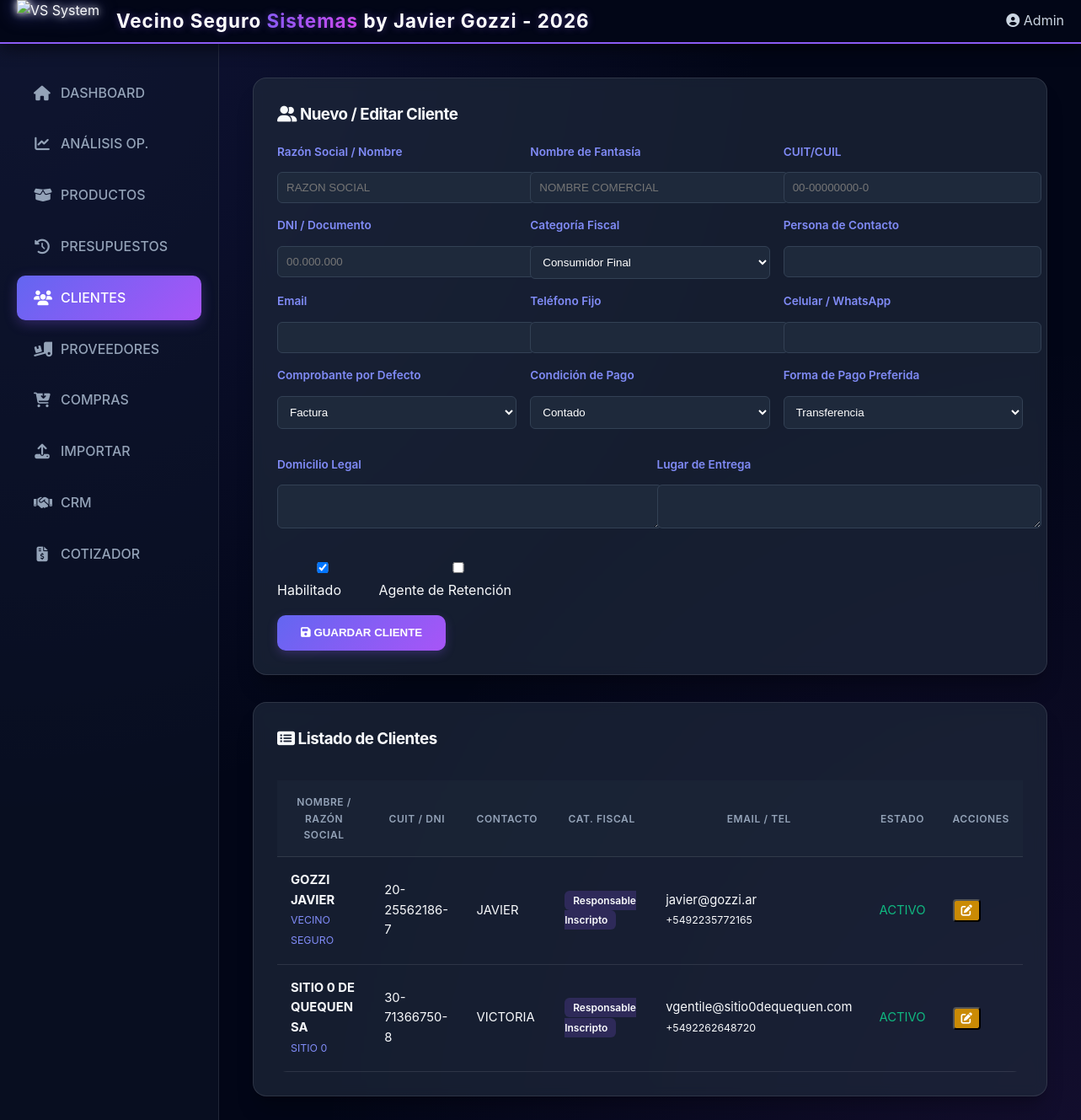
The page /clientes.php (signed in) on the database its author committed.
### tables this page shows
CREATE TABLE `entities` (
  `id` int(11) NOT NULL AUTO_INCREMENT,
  `type` enum('client','provider','supplier') NOT NULL,
  `tax_id` varchar(20) DEFAULT NULL,
  `document_number` varchar(20) DEFAULT NULL,
  `name` varchar(200) NOT NULL,
  `fantasy_name` varchar(200) DEFAULT NULL,
  `contact_person` varchar(100) DEFAULT NULL,
  `tax_category` enum('Responsable Inscripto','Monotributo','Exento','No Aplica') DEFAULT 'No Aplica',
  `email` varchar(100) DEFAULT NULL,
  `phone` varchar(50) DEFAULT NULL,
  `mobile` varchar(50) DEFAULT NULL,
  `address` text DEFAULT NULL,
  `delivery_address` text DEFAULT NULL,
  `payment_condition` varchar(100) DEFAULT NULL,
  `preferred_payment_method` varchar(100) DEFAULT NULL,
  `default_voucher_type` enum('Factura','Remito','Ninguno') DEFAULT 'Factura',
  `is_enabled` tinyint(1) DEFAULT 1,
  `is_retention_agent` tinyint(1) DEFAULT 0,
  `created_at` timestamp NULL DEFAULT current_timestamp(),
  PRIMARY KEY (`id`),
  UNIQUE KEY `tax_id` (`tax_id`)
);

### clientes.php (the view, shortened to what this page needs)
<?php
$sql = "SELECT * FROM entities WHERE type = 'client' ORDER BY name ASC";
$db = Vsys\Lib\Database::getInstance();
$clients = $db->query($sql)->fetchAll();
?>
<!DOCTYPE html>
<html lang="es">
<head>
    <link rel="stylesheet" href="css/style_premium.css">
    <link rel="stylesheet" href="https://cdnjs.cloudflare.com/ajax/libs/font-awesome/6.4.0/css/all.min.css">
</head>
<body>
    <header
        style="background: #020617; border-bottom: 2px solid var(--accent-violet); display: flex; justify-content: space-between; align-items: center; padding: 0 20px;">
        <div style="display: flex; align-items: center; gap: 20px;">
            <img src="logo_display.php?v=1" alt="VS System" class="logo-large" style="height: 50px; width: auto;">
            <div
                style="color: #fff; font-family: 'Inter', sans-serif; font-weight: 700; font-size: 1.4rem; letter-spacing: 1px; text-shadow: 0 0 10px rgba(139, 92, 246, 0.4);">
                Vecino Seguro <span
                    style="background: linear-gradient(90deg, #8b5cf6, #d946ef); -webkit-background-clip: text; -webkit-text-fill-color: transparent;">Sistemas</span>
                by Javier Gozzi - 2026
            </div>
        </div>
        <div class="header-right" style="color: #cbd5e1;">
            <span class="user-badge"><i class="fas fa-user-circle"></i> Admin</span>
        </div>
    </header>
    <div class="dashboard-container">
        <nav class="sidebar">
            <a href="index.php" class="nav-link"><i class="fas fa-home"></i> DASHBOARD</a>
            <a href="analisis.php" class="nav-link"><i class="fas fa-chart-line"></i> AN&Aacute;LISIS OP.</a>
            <a href="productos.php" class="nav-link"><i class="fas fa-box-open"></i> PRODUCTOS</a>
            <a href="presupuestos.php" class="nav-link"><i class="fas fa-history"></i> PRESUPUESTOS</a>
            <a href="clientes.php" class="nav-link active"><i class="fas fa-users"></i> CLIENTES</a>
            <a href="proveedores.php" class="nav-link"><i class="fas fa-truck-loading"></i> PROVEEDORES</a>
            <a href="compras.php" class="nav-link"><i class="fas fa-cart-arrow-down"></i> COMPRAS</a>
            <a href="importar.php" class="nav-link"><i class="fas fa-upload"></i> IMPORTAR</a>
            <a href="crm.php" class="nav-link"><i class="fas fa-handshake"></i> CRM</a>
            <a href="cotizador.php" class="nav-link"><i class="fas fa-file-invoice-dollar"></i> COTIZADOR</a>
        </nav>
        <main class="content">
            <div class="card">
                <h3><i class="fas fa-user-friends"></i> Nuevo / Editar Cliente</h3>
                <form method="POST" id="client-form">
                    <div class="form-grid">
                        <div class="form-group">
                            <label>Raz&oacute;n Social / Nombre</label>
                            <input type="text" name="name" id="name" required placeholder="RAZON SOCIAL">
                        </div>
                        <div class="form-group">
                            <label>Nombre de Fantas&iacute;a</label>
                            <input type="text" name="fantasy_name" id="fantasy_name" placeholder="NOMBRE COMERCIAL">
                        </div>
                        <div class="form-group">
                            <label>CUIT/CUIL</label>
                            <input type="text" name="tax_id" id="tax_id" class="mask-cuit" placeholder="00-00000000-0">
                        </div>
                        <div class="form-group">
                            <label>DNI / Documento</label>
                            <input type="text" name="document_number" id="document_number" class="mask-dni"
                                placeholder="00.000.000">
                        </div>
                        <div class="form-group">
                            <label>Categor&iacute;a Fiscal</label>
                            <select name="tax_category" id="tax_category">
                                <option value="Consumidor Final" selected>Consumidor Final</option>
                            </select>
                        </div>
                        <div class="form-group">
                            <label>Persona de Contacto</label>
                            <input type="text" name="contact_person" id="contact_person">
                        </div>
                        <div class="form-group">
                            <label>Email</label>
                            <input type="email" name="email" id="email" class="no-upper">
                        </div>
                        <div class="form-group">
                            <label>Tel&eacute;fono Fijo</label>
                            <input type="text" name="phone" id="phone">
                        </div>
                        <div class="form-group">
                            <label>Celular / WhatsApp</label>
                            <input type="text" name="mobile" id="mobile">
                        </div>
                        <div class="form-group">
                            <label>Comprobante por Defecto</label>
                            <select name="default_voucher_type" id="default_voucher_type">
                                <option value="Factura">Factura</option>
                            </select>
                        </div>
                        <div class="form-group">
                            <label>Condici&oacute;n de Pago</label>
                            <select name="payment_condition" id="payment_condition">
                                <option value="Contado">Contado</option>
                            </select>
                        </div>
                        <div class="form-group">
                            <label>Forma de Pago Preferida</label>
                            <select name="payment_method" id="payment_method">
                                <option value="Transferencia">Transferencia</option>
                            </select>
                        </div>
                    </div>
                    <div class="form-grid" style="grid-template-columns: 1fr 1fr;">
                        <div class="form-group">
                            <label>Domicilio Legal</label>
                            <textarea name="address" id="address" rows="2"></textarea>
                        </div>
                        <div class="form-group">
                            <label>Lugar de Entrega</label>
                            <textarea name="delivery_address" id="delivery_address" rows="2"></textarea>
                        </div>
                    </div>
                    <div style="display: flex; gap: 20px; align-items: center; margin-bottom: 1rem;">
                        <label class="toggle"><input type="checkbox" name="is_enabled" id="is_enabled" checked>
                            Habilitado</label>
                        <label class="toggle"><input type="checkbox" name="is_retention_agent" id="is_retention_agent">
                            Agente de Retenci&oacute;n</label>
                    </div>
                    <button type="submit" class="btn-primary"><i class="fas fa-save"></i> GUARDAR CLIENTE</button>
                </form>
            </div>
            <div class="card" style="margin-top: 2rem;">
                <h3><i class="fas fa-list-alt"></i> Listado de Clientes</h3>
                <div class="table-responsive">
                    <table>
                        <thead>
                            <tr>
                                <th>Nombre / Raz&oacute;n Social</th>
                                <th>CUIT / DNI</th>
                                <th>Contacto</th>
                                <th>Cat. Fiscal</th>
                                <th>Email / Tel</th>
                                <th>Estado</th>
                                <th>Acciones</th>
                            </tr>
                        </thead>
                        <tbody>
                            <?php foreach ($clients as $c): ?>
                                <tr style="<?php echo !$c['is_enabled'] ? 'opacity: 0.5' : ''; ?>">
                                    <td>
                                        <strong>
                                            <?php echo $c['name']; ?>
                                        </strong><br>
                                        <small style="color: #818cf8;">
                                            <?php echo $c['fantasy_name']; ?>
                                        </small>
                                    </td>
                                    <td>
                                        <?php echo $c['tax_id']; ?><br>
                                    </td>
                                    <td>
                                        <?php echo $c['contact_person']; ?>
                                    </td>
                                    <td><span class="badge"
                                            style="background: rgba(139, 92, 246, 0.2);"><?php echo $c['tax_category']; ?></span>
                                    </td>
                                    <td>
                                        <?php echo $c['email']; ?><br>
                                        <small>
                                            <?php echo $c['mobile'] ?: $c['phone']; ?>
                                        </small>
                                    </td>
                                    <td>
                                        <?php if ($c['is_enabled']): ?>
                                            <span style="color: #10b981">ACTIVO</span>
                                        <?php else: ?>
                                            <span style="color: #ef4444">INACTIVO</span>
                                        <?php endif; ?>
                                    </td>
                                    <td>
                                        <button class="btn-edit" onclick='editEntity(<?php echo json_encode($c); ?>)'>
                                            <i class="fas fa-edit"></i>
                                        </button>
                                    </td>
                                </tr>
                            <?php endforeach; ?>
                        </tbody>
                    </table>
                </div>
            </div>
    </div>
</body>
</html>

### css/style_premium.css (style rules this page uses)
:root { --primary-blue: #0f172a; --secondary-blue: #1e293b; --accent-violet: #8b5cf6; --accent-blue: #3b82f6; --gradient-premium: linear-gradient(135deg, #6366f1 0%, #a855f7 100%); --text-light: #f8fafc; --text-muted: #94a3b8; --bg-dark: #020617; --glass-bg: rgba(30, 41, 59, 0.7); --border-color: rgba(255, 255, 255, 0.1); }
body { margin: 0; font-family: 'Inter', sans-serif; background-color: var(--bg-dark); color: var(--text-light); line-height: 1.6; background-image: radial-gradient(at 0% 0%, rgba(99, 102, 241, 0.15) 0, transparent 50%), radial-gradient(at 100% 100%, rgba(168, 85, 247, 0.1) 0, transparent 50%); background-attachment: fixed; }
header { background: #020617; backdrop-filter: blur(12px) saturate(180%); padding: 0.75rem 2rem; display: flex; justify-content: space-between; align-items: center; border-bottom: 2px solid var(--accent-violet); position: sticky; top: 0; z-index: 1000; box-shadow: 0 4px 20px rgba(0, 0, 0, 0.6); }
.logo-large { height: 48px; filter: drop-shadow(0 0 5px white) drop-shadow(0 0 10px rgba(99, 102, 241, 0.5)); transition: transform 0.3s ease; }
.dashboard-container { display: grid; grid-template-columns: 260px 1fr; min-height: calc(100vh - 65px); }
nav.sidebar { background: rgba(15, 23, 42, 0.5); padding: 2rem 1.25rem; border-right: 1px solid var(--border-color); }
.nav-link { display: flex; align-items: center; gap: 12px; color: var(--text-muted); text-decoration: none; padding: 0.85rem 1.25rem; margin-bottom: 0.5rem; border-radius: 10px; transition: all 0.3s cubic-bezier(0.4, 0, 0.2, 1); font-weight: 500; }
.nav-link i { font-size: 1.1rem; width: 20px; text-align: center; }
.nav-link.active { background: var(--gradient-premium); color: white; box-shadow: 0 4px 15px rgba(139, 92, 246, 0.3); }
main.content { padding: 2.5rem; }
h1, h2, h3 { margin-top: 0; font-weight: 700; letter-spacing: -0.025em; }
.card { background: var(--glass-bg); backdrop-filter: blur(8px); border: 1px solid var(--border-color); border-radius: 16px; padding: 1.75rem; margin-bottom: 2rem; box-shadow: 0 20px 25px -5px rgba(0, 0, 0, 0.2), 0 10px 10px -5px rgba(0, 0, 0, 0.1); }
input, select, textarea { background: rgba(15, 23, 42, 0.6); border: 1px solid #334155; color: white; padding: 0.75rem 1rem; border-radius: 8px; width: 100%; margin-top: 0.5rem; transition: all 0.2s ease; }
button.btn-primary { background: var(--gradient-premium); color: white; border: none; padding: 0.85rem 1.75rem; border-radius: 10px; cursor: pointer; font-weight: 600; transition: all 0.3s ease; box-shadow: 0 4px 12px rgba(139, 92, 246, 0.25); }
.table-responsive { overflow-x: auto; border-radius: 12px; }
table { width: 100%; border-collapse: separate; border-spacing: 0; margin-top: 1rem; }
th { background: rgba(30, 41, 59, 0.5); color: var(--text-muted); font-size: 0.75rem; text-transform: uppercase; font-weight: 600; letter-spacing: 0.05em; padding: 1rem; border-bottom: 1px solid var(--border-color); }
td { padding: 1rem; border-bottom: 1px solid var(--border-color); font-size: 0.925rem; }
.badge { padding: 4px 10px; border-radius: 6px; font-size: 0.75rem; font-weight: 600; }

### clientes.php (style rules this page uses)
.form-grid { display: grid; grid-template-columns: 1fr 1fr 1fr; gap: 1rem; margin-bottom: 2rem; }
.form-group { display: flex; flex-direction: column; }
.form-group label { margin-bottom: 5px; font-weight: 600; font-size: 0.85rem; color: #818cf8; }
.form-group input, .form-group select, .form-group textarea { padding: 10px; border-radius: 6px; background: #1e293b; color: #fff; border: 1px solid #334155; }
.btn-edit { background: #ca8a04; color: white; padding: 4px 8px; border-radius: 4px; cursor: pointer; }

### rows shown on the page
entities: name "GOZZI JAVIER", fantasy_name "VECINO SEGURO", tax "20-25562186-7", contact_person "JAVIER", tax_category "Responsable Inscripto", email "javier@gozzi.ar", mobile "+5492235772165", is_enabled "ACTIVO"
entities: name "SITIO 0 DE QUEQUEN SA", fantasy_name "SITIO 0", tax "30-71366750-8", contact_person "VICTORIA", tax_category "Responsable Inscripto", email "vgentile@sitio0dequequen.com", mobile "+5492262648720", is_enabled "ACTIVO"
